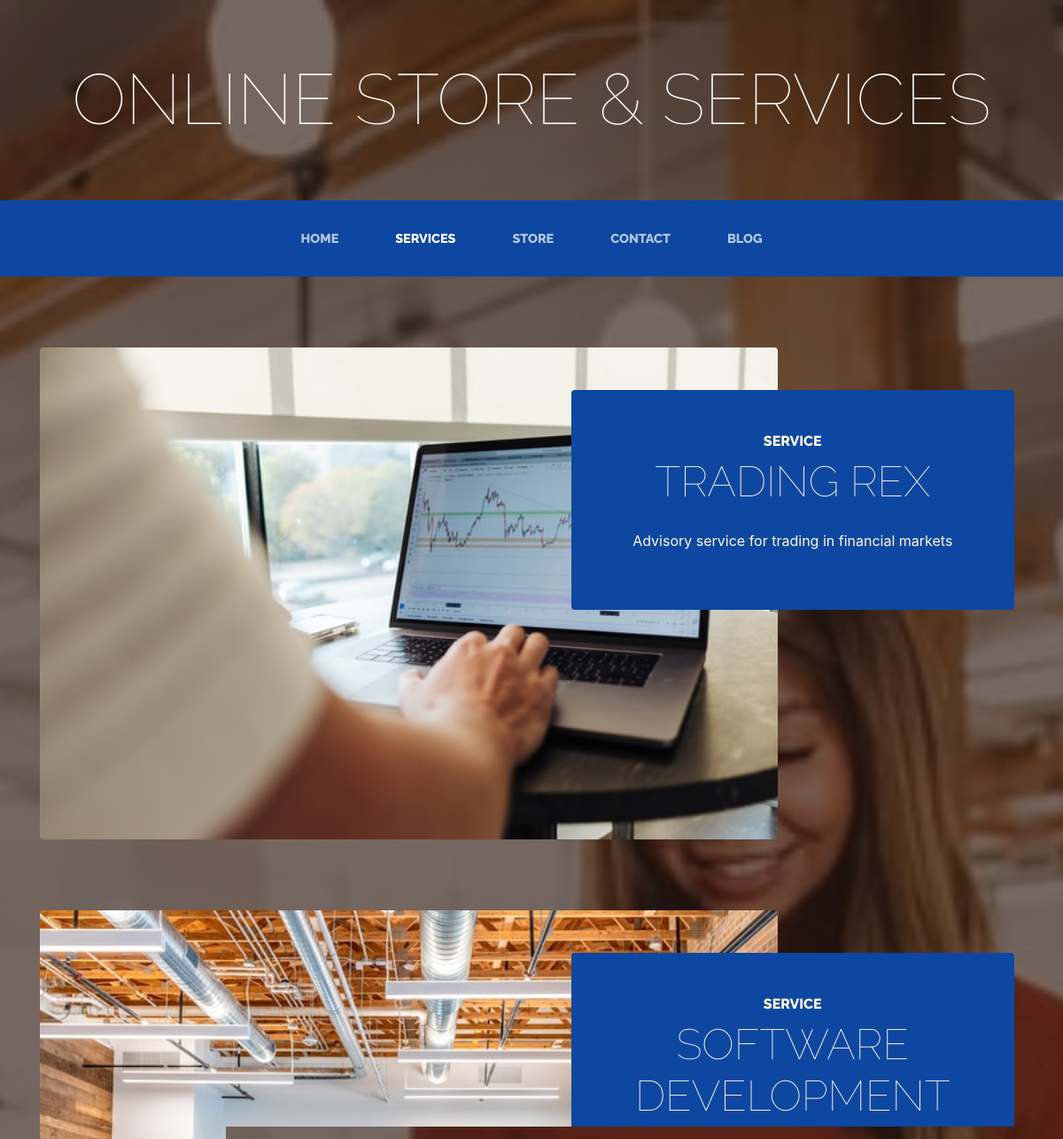
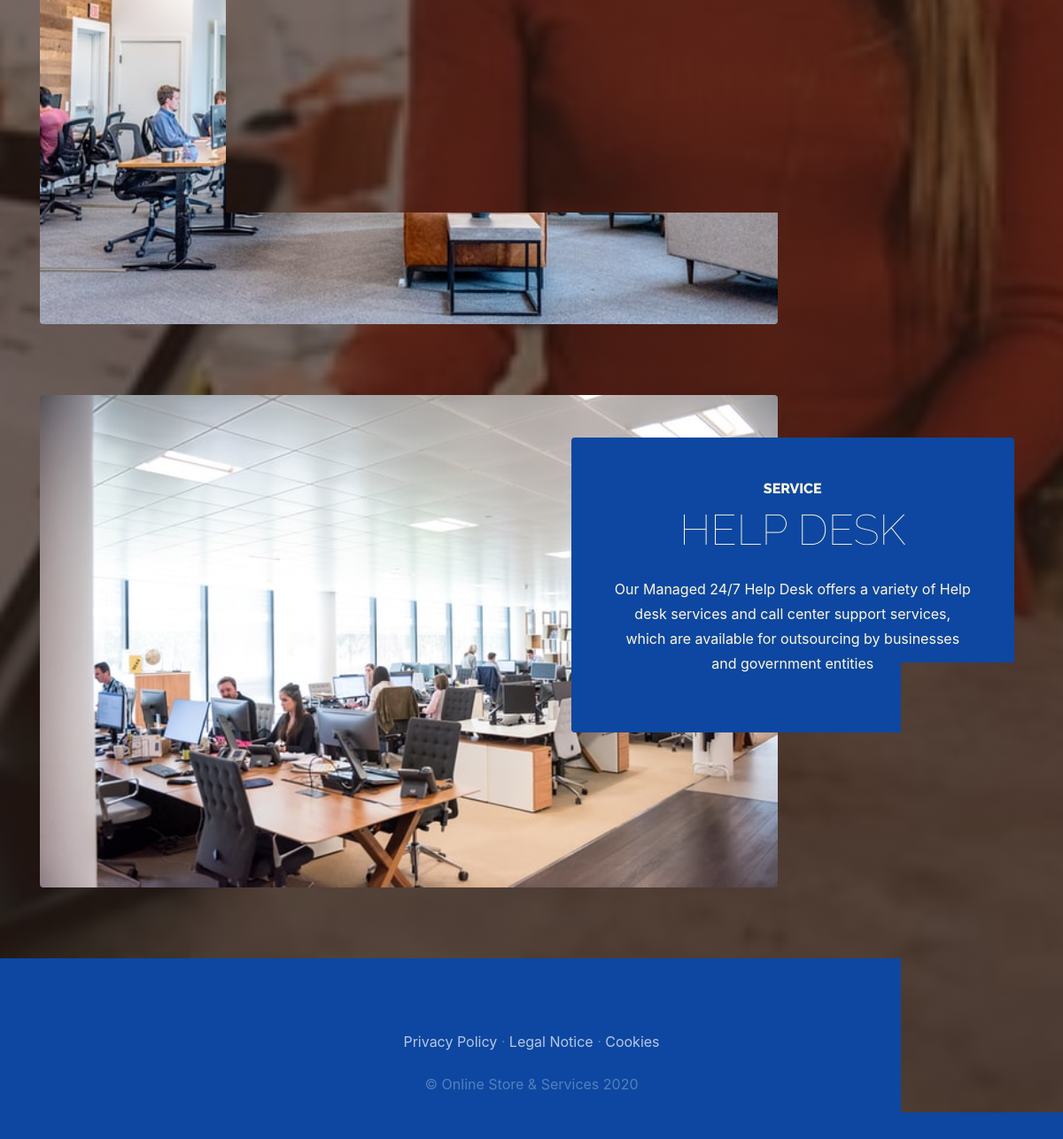
Page /services/ on the committed database (2 pictures, top to bottom).
### storeApp/models.py (models this page shows, shortened)
class Service(models.Model):
    title = models.CharField(max_length=50)
    content = models.CharField(max_length=1000)
    image = models.ImageField(upload_to='services')
    created = models.DateTimeField(auto_now_add=True)
    updated = models.DateTimeField(auto_now=True)
    class Meta:
        verbose_name = 'service'
        verbose_name_plural = 'services'

### storeApp/views.py (the view)
# urls.py: path('services/', views.services, name='Services'),
def services(request: HttpRequest) -> HttpResponse:
    print(f'{__function_name()} request:', request)
    services_ = Service.objects.all()
    template_ = 'services.html'
    context_ = __common_context()
    context_['services'] = services_
    return render(request, template_, context_)

### storeApp/views.py (called while the page is built)
def __function_name():
    import traceback
    return traceback.extract_stack(None, 2)[0][2]

def __common_context() -> dict:
    now_ = dt.datetime.now()
    return dict(
        year=now_.year,
    )

### storeApp/templates/services.html (shortened to what this page needs)
{% extends 'base.html' %}
{% load static %}
{% block content %}
    {% for item in services %}
    <section class="page-section clearfix">
      <div class="container">
        <div class="intro">
          <img class="intro-img img-fluid mb-3 mb-lg-0 rounded" src="{{item.image.url}}" alt="">
          <div class="intro-text left-0 text-center bg-faded p-5 rounded">
            <h2 class="section-heading mb-4">
              <span class="section-heading-upper">Service</span>
              <span class="section-heading-lower">{{item.title}}</span>
            </h2>
            <p class="mb-3">
              {{item.content}}
            </p>
          </div>
        </div>
      </div>
    </section>
    {% endfor %}
{% endblock %}

### storeApp/templates/base.html (shortened to what this page needs)
<!DOCTYPE html>
<html lang="en">
<head>
    {% load static %}
    <link href="{% static '/vendor/bootstrap/css/bootstrap.min.css' %}" rel="stylesheet">
    <link href="{% static '/css/gestion.css' %}" rel="stylesheet">
</head>
<body>
    <h1 class="site-heading text-center text-white d-none d-lg-block">
      <span class="site-heading-lower">Online Store & Services</span>
    </h1>
    <nav class="navbar navbar-expand-lg navbar-dark py-lg-4" id="mainNav">
      <div class="container">
        <div class="collapse navbar-collapse" id="navbarResponsive">
          <ul class="navbar-nav mx-auto">
            <li class="nav-item {% if request.path == '/' %}active{% endif %} px-lg-4">
              <a class="nav-link text-uppercase text-expanded" href="{% url 'Home' %}">Home</a>
            </li>
            <li class="nav-item {% if request.path == '/services/' %}active{% endif %} px-lg-4">
              <a class="nav-link text-uppercase text-expanded" href="{% url 'Services' %}">Services</a>
            </li>
            <li class="nav-item {% if request.path == '/store/' %}active{% endif %} px-lg-4">
              <a class="nav-link text-uppercase text-expanded" href="{% url 'Store' %}">Store</a>
            </li>
            <li class="nav-item  {% if request.path == '/contact/' %}active{% endif %} px-lg-4">
              <a class="nav-link text-uppercase text-expanded" href="{% url 'Contact' %}">Contact</a>
            </li>
            <li class="nav-item {% if request.path|slice:':6' == '/blog/' %}active{% endif %} px-lg-4">
              <a class="nav-link text-uppercase text-expanded" href="{% url 'Blog' %}">Blog</a>
            </li>
          </ul>
        </div>
      </div>
    </nav>
    {% block content %}{% endblock %}
    <footer class="footer text-faded text-center py-5">
      <div class="container">
      <p class="m-0 mbt">
        <a href="sample.html" class="link">Privacy Policy</a> ·
        <a href="sample.html" class="link">Legal Notice</a> ·
        <a href="sample.html" class="link">Cookies</a>
	  </p>
      <p class="m-0 mbt1">&copy; Online Store & Services {{year}}</p>
      </div>
	</footer>
</body>
</html>

### storeApp/statics/css/gestion.css (style rules this page uses)
html { --dark-primary-color: #0D47A1; }
body { background: linear-gradient(rgba(47, 23, 15, 0.65), rgba(47, 23, 15, 0.65)), url("../img/bg_main.jpg"); background-attachment: fixed; background-position: center; background-size: cover; }
h1, h2, h3, h4, h5, h6 { font-family: 'Raleway'; }
p { line-height: 1.75; }
.text-faded { color: rgba(255, 255, 255, 0.3); }
.site-heading { margin-top: 5rem; margin-bottom: 5rem; text-transform: uppercase; line-height: 1; font-family: 'Raleway'; }
.site-heading .site-heading-lower { font-size: 5rem; font-weight: 100; line-height: 4rem; }
.page-section { margin-top: 5rem; margin-bottom: 5rem; }
.section-heading { text-transform: uppercase; }
.section-heading .section-heading-upper { display: block; font-size: 1rem; font-weight: 800; padding-bottom:.5rem; }
.section-heading .section-heading-lower { display: block; font-size: 3rem; font-weight: 100; }
.bg-faded { background-color: rgba(255, 255, 255, 0.85); }
#mainNav { background-color: var(--dark-primary-color); font-family: 'Raleway'; }
#mainNav .navbar-nav .nav-item .nav-link { color: rgba(255, 255, 255, 0.7); font-weight: 800; }
#mainNav .navbar-nav .nav-item.active .nav-link { color: #ffffff; text-decoration: none; }
@media (min-width: 992px) { #mainNav .navbar-nav .nav-item .nav-link { font-size: 0.9rem; } }
.intro { position: relative; }
@media (min-width: 992px) { .intro .intro-img { width: 75%; float: left; } }
@media (min-width: 992px) { .intro .intro-text { left: 600px; width: 60%; margin-top: 3rem; background-color: var(--dark-primary-color);; color: cornsilk; position: absolute; } }
@media (min-width: 1200px) { .intro .intro-text { width: 45%; } }
.footer { background-color: var(--dark-primary-color); }
.mbt { padding-top: 2rem; }
.mbt1 { padding-top: 1.25rem; }
a.link { color: rgba(255, 255, 255, 0.7); }

### rows in the picture
Service: image (picture), title "TRADING REX", content "Advisory service for trading in financial markets"
Service: image (picture), title "SOFTWARE DEVELOPMENT", content "All of our technology solutions adapt seamlessly to your project requirements and business needs"
Service: image (picture), title "HELP DESK", content "Our Managed 24/7 Help Desk offers a variety of Help desk services and call center support services, which are available for outsourcing by businesses and government entities"
